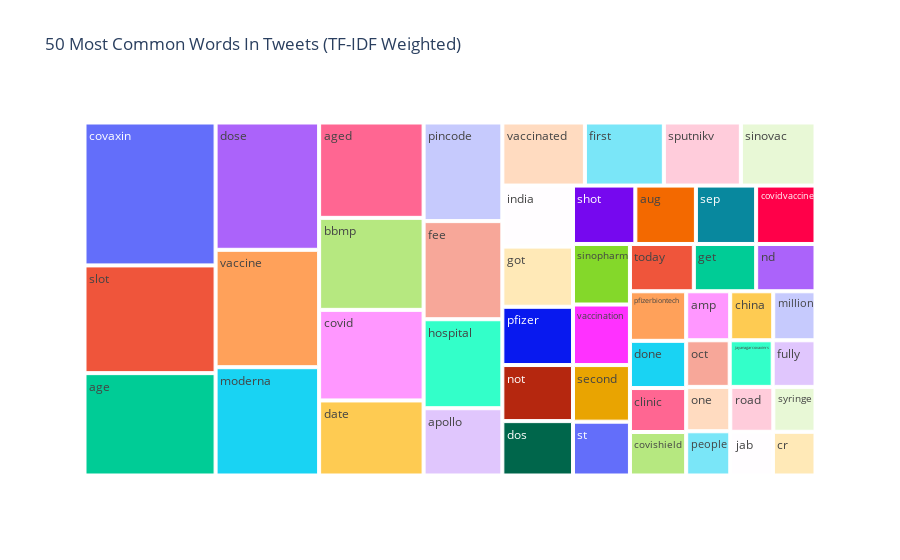

Notebook code cell kept with this figure:
### Code cell
ut.common_words(neutral_tweets, 50)

### Figure 1 — Plotly figure (JSON) as saved in the notebook; plotly's stock layout.template omitted (floating-point values rounded to 4 significant figures)
{"data": [{"branchvalues": "total", "domain": {"x": [0, 1], "y": [0, 1]}, "hovertemplate": "labels=%{label}<br>TF-IDF Score=%{value}<br>parent=%{parent}<br>id=%{id}<extra></extra>", "ids": ["age", "aged", "amp", "apollo", "aug", "bbmp", "china", "clinic", "covaxin", "covid", "covidvaccine", "covishield", "cr", "date", "done", "dos", "dose", "fee", "first", "fully", "get", "got", "hospital", "india", "jab", "jayanagarcovaxinrs", "million", "moderna", "nd", "not", "oct", "one", "people", "pfizer", "pfizerbiontech", "pincode", "road", "second", "sep", "shot", "sinopharm", "sinovac", "slot", "sputnikv", "st", "syringe", "today", "vaccinated", "vaccination", "vaccine"], "labels": ["age", "aged", "amp", "apollo", "aug", "bbmp", "china", "clinic", "covaxin", "covid", "covidvaccine", "covishield", "cr", "date", "done", "dos", "dose", "fee", "first", "fully", "get", "got", "hospital", "india", "jab", "jayanagarcovaxinrs", "million", "moderna", "nd", "not", "oct", "one", "people", "pfizer", "pfizerbiontech", "pincode", "road", "second", "sep", "shot", "sinopharm", "sinovac", "slot", "sputnikv", "st", "syringe", "today", "vaccinated", "vaccination", "vaccine"], "name": "", "parents": ["", "", "", "", "", "", "", "", "", "", "", "", "", "", "", "", "", "", "", "", "", "", "", "", "", "", "", "", "", "", "", "", "", "", "", "", "", "", "", "", "", "", "", "", "", "", "", "", "", ""], "type": "treemap", "values": [4075.0, 3026.0, 655.2, 1609.0, 1074.0, 2919.0, 640.3, 750.9, 5690.0, 2874.0, 1053.0, 742.8, 565.4, 2382.0, 806.1, 1167.0, 4003.0, 2346.0, 1513.0, 606.3, 895.2, 1291.0, 2128.0, 1310.0, 565.9, 608.5, 629.2, 3405.0, 852.2, 1203.0, 616.1, 594.4, 592.9, 1250.0, 846.4, 2359.0, 586.8, 978.9, 1068.0, 1106.0, 1048.0, 1429.0, 4289.0, 1475.0, 931.3, 574.9, 917.6, 1581.0, 1047.0, 3691.0]}], "layout": {"legend": {"tracegroupgap": 0}, "title": {"text": "50 Most Common Words In Tweets (TF-IDF Weighted)"}}}
